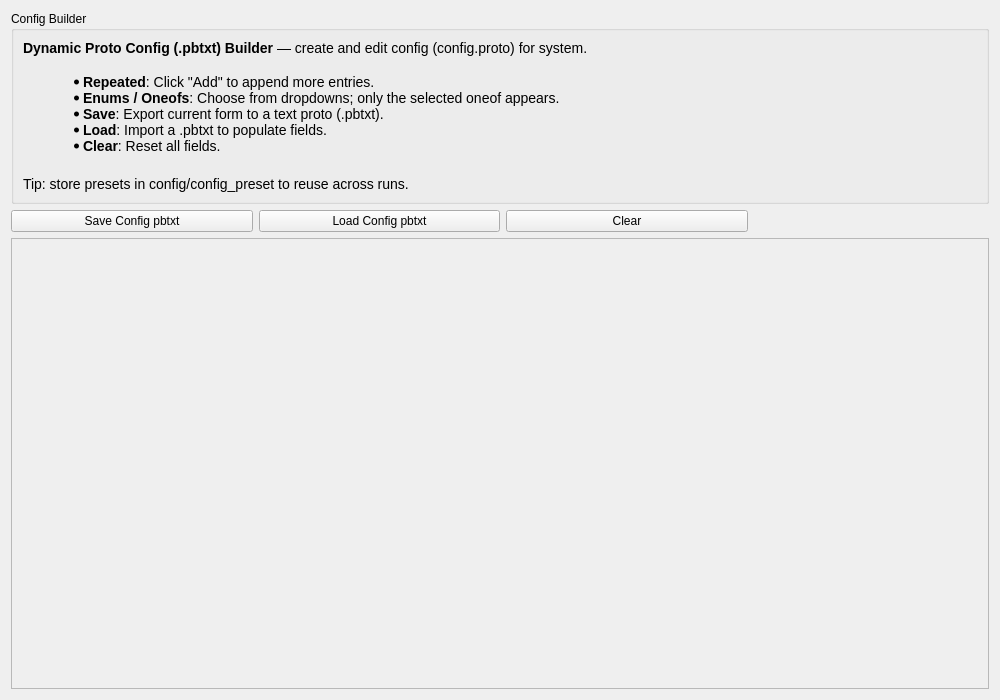
<?xml version="1.0" encoding="UTF-8"?>
<ui version="4.0">
 <class>ConfigTab</class>
 <widget class="QWidget" name="ConfigTab">
  <property name="geometry">
   <rect>
    <x>0</x>
    <y>0</y>
    <width>1000</width>
    <height>700</height>
   </rect>
  </property>
  <layout class="QVBoxLayout" name="verticalLayout">
   <item>
    <widget class="QGroupBox" name="infoGroupBox">
     <property name="title">
      <string>Config Builder</string>
     </property>
     <layout class="QVBoxLayout" name="infoLayout">
      <item>
       <widget class="QLabel" name="infoTextLabel">
        <property name="text">
         <string>&lt;!DOCTYPE HTML PUBLIC &quot;-//W3C//DTD HTML 4.0//EN&quot; &quot;http://www.w3.org/TR/REC-html40/strict.dtd&quot;&gt;
&lt;html&gt;&lt;head&gt;&lt;meta name=&quot;qrichtext&quot; content=&quot;1&quot; /&gt;&lt;meta charset=&quot;utf-8&quot; /&gt;&lt;style type=&quot;text/css&quot;&gt;
p, li { white-space: pre-wrap; }
hr { height: 1px; border-width: 0; }
li.unchecked::marker { content: &quot;\2610&quot;; }
li.checked::marker { content: &quot;\2612&quot;; }
&lt;/style&gt;&lt;/head&gt;&lt;body style=&quot; font-family:'Ubuntu'; font-size:11pt; font-weight:400; font-style:normal;&quot;&gt;
&lt;p style=&quot; margin-top:0px; margin-bottom:0px; margin-left:0px; margin-right:0px; -qt-block-indent:0; text-indent:0px;&quot;&gt;&lt;span style=&quot; font-size:10.5pt; font-weight:600;&quot;&gt;Dynamic Proto Config (.pbtxt) Builder&lt;/span&gt;&lt;span style=&quot; font-size:10.5pt;&quot;&gt; — create and edit config (config.proto) for system.&lt;br /&gt;&lt;/span&gt;&lt;/p&gt;
&lt;ul style=&quot;margin-top: 0px; margin-bottom: 0px; margin-left: 0px; margin-right: 0px; -qt-list-indent: 1;&quot;&gt;
&lt;li style=&quot; font-size:10.5pt;&quot; style=&quot; margin-top:0px; margin-bottom:0px; margin-left:20px; margin-right:0px; -qt-block-indent:0; text-indent:0px;&quot;&gt;&lt;span style=&quot; font-weight:700;&quot;&gt;Repeated&lt;/span&gt;: Click &amp;quot;Add&amp;quot; to append more entries. &lt;/li&gt;
&lt;li style=&quot; font-size:10.5pt;&quot; style=&quot; margin-top:0px; margin-bottom:0px; margin-left:20px; margin-right:0px; -qt-block-indent:0; text-indent:0px;&quot;&gt;&lt;span style=&quot; font-weight:700;&quot;&gt;Enums / Oneofs&lt;/span&gt;: Choose from dropdowns; only the selected oneof appears. &lt;/li&gt;
&lt;li style=&quot; font-size:10.5pt;&quot; style=&quot; margin-top:0px; margin-bottom:0px; margin-left:20px; margin-right:0px; -qt-block-indent:0; text-indent:0px;&quot;&gt;&lt;span style=&quot; font-weight:700;&quot;&gt;Save&lt;/span&gt;: Export current form to a text proto (.pbtxt). &lt;/li&gt;
&lt;li style=&quot; font-size:10.5pt;&quot; style=&quot; margin-top:0px; margin-bottom:0px; margin-left:20px; margin-right:0px; -qt-block-indent:0; text-indent:0px;&quot;&gt;&lt;span style=&quot; font-weight:700;&quot;&gt;Load&lt;/span&gt;: Import a .pbtxt to populate fields. &lt;/li&gt;
&lt;li style=&quot; font-size:10.5pt;&quot; style=&quot; margin-top:0px; margin-bottom:6px; margin-left:20px; margin-right:0px; -qt-block-indent:0; text-indent:0px;&quot;&gt;&lt;span style=&quot; font-weight:700;&quot;&gt;Clear&lt;/span&gt;: Reset all fields.&lt;br /&gt;&lt;/li&gt;&lt;/ul&gt;
&lt;p style=&quot; margin-top:0px; margin-bottom:0px; margin-left:0px; margin-right:0px; -qt-block-indent:0; text-indent:0px;&quot;&gt;&lt;span style=&quot; font-size:10.5pt;&quot;&gt;Tip: store presets in &lt;/span&gt;&lt;span style=&quot; font-family:'monospace'; font-size:10.5pt;&quot;&gt;config/config_preset&lt;/span&gt;&lt;span style=&quot; font-size:10.5pt;&quot;&gt; to reuse across runs.&lt;/span&gt;&lt;/p&gt;&lt;/body&gt;&lt;/html&gt;</string>
        </property>
        <property name="wordWrap">
         <bool>true</bool>
        </property>
       </widget>
      </item>
     </layout>
    </widget>
   </item>
   <item>
    <layout class="QHBoxLayout" name="actionsLayout">
     <item>
      <widget class="QPushButton" name="saveButton">
       <property name="sizePolicy">
        <sizepolicy hsizetype="Expanding" vsizetype="Fixed">
         <horstretch>0</horstretch>
         <verstretch>0</verstretch>
        </sizepolicy>
       </property>
       <property name="minimumSize">
        <size>
         <width>0</width>
         <height>0</height>
        </size>
       </property>
       <property name="text">
        <string>Save Config pbtxt</string>
       </property>
      </widget>
     </item>
     <item>
      <widget class="QPushButton" name="loadButton">
       <property name="sizePolicy">
        <sizepolicy hsizetype="Expanding" vsizetype="Fixed">
         <horstretch>0</horstretch>
         <verstretch>0</verstretch>
        </sizepolicy>
       </property>
       <property name="text">
        <string>Load Config pbtxt</string>
       </property>
      </widget>
     </item>
     <item>
      <widget class="QPushButton" name="clearButton">
       <property name="sizePolicy">
        <sizepolicy hsizetype="Expanding" vsizetype="Fixed">
         <horstretch>0</horstretch>
         <verstretch>0</verstretch>
        </sizepolicy>
       </property>
       <property name="text">
        <string>Clear</string>
       </property>
      </widget>
     </item>
     <item>
      <spacer name="actionsSpacer">
       <property name="orientation">
        <enum>Qt::Orientation::Horizontal</enum>
       </property>
       <property name="sizeHint" stdset="0">
        <size>
         <width>40</width>
         <height>20</height>
        </size>
       </property>
      </spacer>
     </item>
    </layout>
   </item>
   <item>
    <widget class="QScrollArea" name="scrollArea">
     <property name="widgetResizable">
      <bool>true</bool>
     </property>
     <widget class="QWidget" name="formContainer">
      <property name="geometry">
       <rect>
        <x>0</x>
        <y>0</y>
        <width>980</width>
        <height>445</height>
       </rect>
      </property>
      <layout class="QVBoxLayout" name="formLayout">
       <item>
        <spacer name="formSpacer">
         <property name="orientation">
          <enum>Qt::Orientation::Vertical</enum>
         </property>
         <property name="sizeHint" stdset="0">
          <size>
           <width>20</width>
           <height>40</height>
          </size>
         </property>
        </spacer>
       </item>
      </layout>
     </widget>
    </widget>
   </item>
  </layout>
 </widget>
 <resources/>
 <connections/>
</ui>
